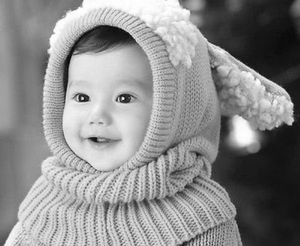
%> input picture Cute-Baby-In-Yellow-Cap.jpg (cropped and resized to the size of MATLAB's example picture, made grey), 300 x 246 px, given in place of coins.png, which was not available
$ octave testexercise1.m   (GNU Octave 9; MATLAB toolbox functions it lacks are replaced by stand-ins)
%> lines starting %> are read from the running program, lines starting %| are printed output that depends on the picture; pictures that were not available may be replaced by others from this repository, and a replacement may not be noted
clc;
clear;

%Problem 1(i)
n = input('Input Dimention \n');
%> the answer given: 3

wH = zeros(n);
wL = wH;

for i=1:n
    for j=1:n
        if i==ceil(n/2)
            wH(i,j) = 1;
        end
    end
end

for i=1:n
    for j=1:n
        if(i==j)
            wL(i,j)=1;
        end
    end
end

wV = rot90(wH);
wR = rot90(wL);

img = imread('coins.png');
%> img is the input picture: size 246x300 uint8; min 7, max 255, mean 139.3

ho = imfilter(double(img), wH/n);
ve = imfilter(double(img), wV/n);
leDi = imfilter(double(img), wL/n);
riDi = imfilter(double(img), wR/n);

all = imfilter(imfilter(imfilter(imfilter(double(img),wH/n),wV/n),wL/n),wR/n);


new_image1 = uint8(ho);
new_image2 = uint8(ve);
new_image3 = uint8(leDi);
new_image4 = uint8(riDi);
new_image5 = uint8(all);

figure(1);
subplot 231; imshow(img),title('Original Image');
subplot 232; imshow(new_image1),title('Horizontally Filtered Image');
subplot 233; imshow(new_image2),title('Vertically Filtered Image');
subplot 234; imshow(new_image3),title('Left Diagolanl Image');
subplot 235; imshow(new_image4),title('Right Diagonal Image');
subplot 236; imshow(new_image5),title('All Directional Image');


%Problem 1(ii)

img1 = imread('cameraman.tif');
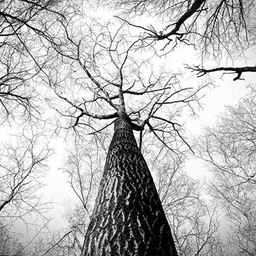
%> input picture black-and-white-branches-tree-high.jpg (cropped and resized to the size of MATLAB's example picture, made grey), 256 x 256 px, given in place of cameraman.tif, which was not available
%> img1 is the input picture: size 256x256 uint8; min 0, max 255, mean 182.8

imgd = im2double(img1);
nimg = imgd + (randn(size(img1))/10);
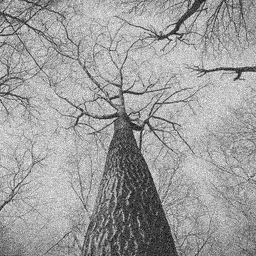
%> nimg: size 256x256 double; min -0.382, max 1.39, mean 0.716; drawn with min black and max white
figure('Name','For Problem ii');
subplot 121 ;imshow(img1);title("Original Image");
subplot 122 ;imshow(nimg);title("Noisy Image");


%size 3
n=3;
wH = zeros(n);
wL = wH;

for i=1:n
    for j=1:n
        if i==ceil(n/2)
            wH(i,j) = 1;
        end
    end
end

for i=1:n
    for j=1:n
        if(i==j)
            wL(i,j)=1;
        end
    end
end

wV = rot90(wH);
wR = rot90(wL);

ho3 = imfilter(double(nimg), wH/n);
ve3 = imfilter(double(nimg), wV/n);
leDi3 = imfilter(double(nimg), wL/n);
riDi3 = imfilter(double(nimg), wR/n);
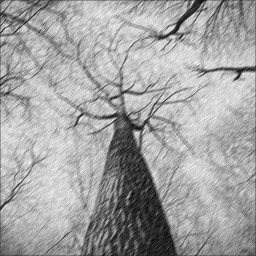
%> riDi3: size 256x256 double; min -0.171, max 1.21, mean 0.713; drawn with min black and max white
all3 = imfilter(imfilter(imfilter(imfilter(double(nimg),wH/n),wV/n),wL/n),wR/n);


figure(3);
subplot 231;imshow(ho3);title('Horizontal Filtered Image With size 3');
subplot 232;imshow(ve3);title('Vertical Filtered Image With size 3');
subplot 233;imshow(leDi3);title('Left-diagonal Filtered Image With size 3');
subplot 234;imshow(riDi3);title('Right-diagonal Filtered Image With size 3');
%> after `imshow(riDi3)`:
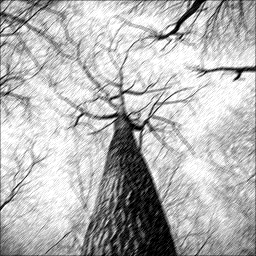
%> displayed picture: size 256x256, on the screen's scale of 0 to 255; min 0, max 255, mean 181.4; mean of the top-left, top-right, bottom-left and bottom-right quarters 194.4, 200.3, 178.2, 152.5
subplot 235;imshow(all3);title('All directional Filtered Image With size 3');


%size 5
n=5;
wH = zeros(n);
wL = wH;

for i=1:n
    for j=1:n
        if i==ceil(n/2)
            wH(i,j) = 1;
        end
    end
end

for i=1:n
    for j=1:n
        if(i==j)
            wL(i,j)=1;
        end
    end
end

wV = rot90(wH);
wR = rot90(wL);

ho5 = imfilter(double(nimg), wH/n);
ve5 = imfilter(double(nimg), wV/n);
leDi5 = imfilter(double(nimg), wL/n);
riDi5 = imfilter(double(nimg), wR/n);
all5 = imfilter(imfilter(imfilter(imfilter(double(nimg),wH/n),wV/n),wL/n),wR/n);


figure(4);
subplot 231;imshow(ho5);title('Horizontal Filtered Image With size 5');
subplot 232;imshow(ve5);title('Vertical Filtered Image With size 5');
subplot 233;imshow(leDi5);title('Left-diagonal Filtered Image With size 5');
subplot 234;imshow(riDi5);title('Right-diagonal Filtered Image With size 5');
subplot 235;imshow(all5);title('All directional Filtered Image With size 5');

%size 7
n=7;
wH = zeros(n);
wL = wH;

for i=1:n
    for j=1:n
        if i==ceil(n/2)
            wH(i,j) = 1;
        end
    end
end

for i=1:n
    for j=1:n
        if(i==j)
            wL(i,j)=1;
        end
    end
end

wV = rot90(wH);
wR = rot90(wL);

ho7 = imfilter(double(nimg), wH/n);
ve7 = imfilter(double(nimg), wV/n);
leDi7 = imfilter(double(nimg), wL/n);
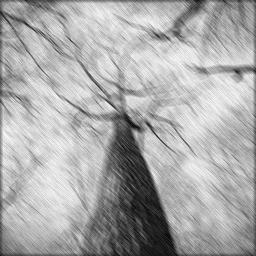
%> leDi7: size 256x256 double; min -0.111, max 1.11, mean 0.708; drawn with min black and max white
riDi7 = imfilter(double(nimg), wR/n);
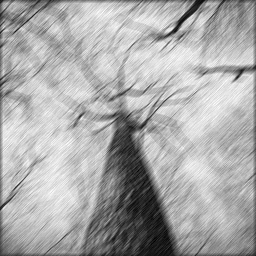
%> riDi7: size 256x256 double; min -0.0991, max 1.11, mean 0.708; drawn with min black and max white
all7 = imfilter(imfilter(imfilter(imfilter(double(nimg),wH/n),wV/n),wL/n),wR/n);
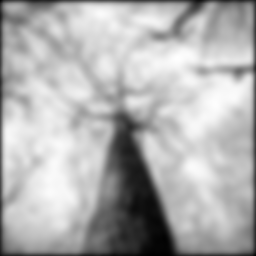
%> all7: size 256x256 double; min 0.00455, max 1.01, mean 0.698; drawn with min black and max white


figure(5);
subplot 231;imshow(ho7);title('Horizontal Filtered Image With size 7');
subplot 232;imshow(ve7);title('Vertical Filtered Image With size 7');
subplot 233;imshow(leDi7);title('Left-diagonal Filtered Image With size 7');
subplot 234;imshow(riDi7);title('Right-diagonal Filtered Image With size 7');
subplot 235;imshow(all7);title('All directional Filtered Image With size 7');
